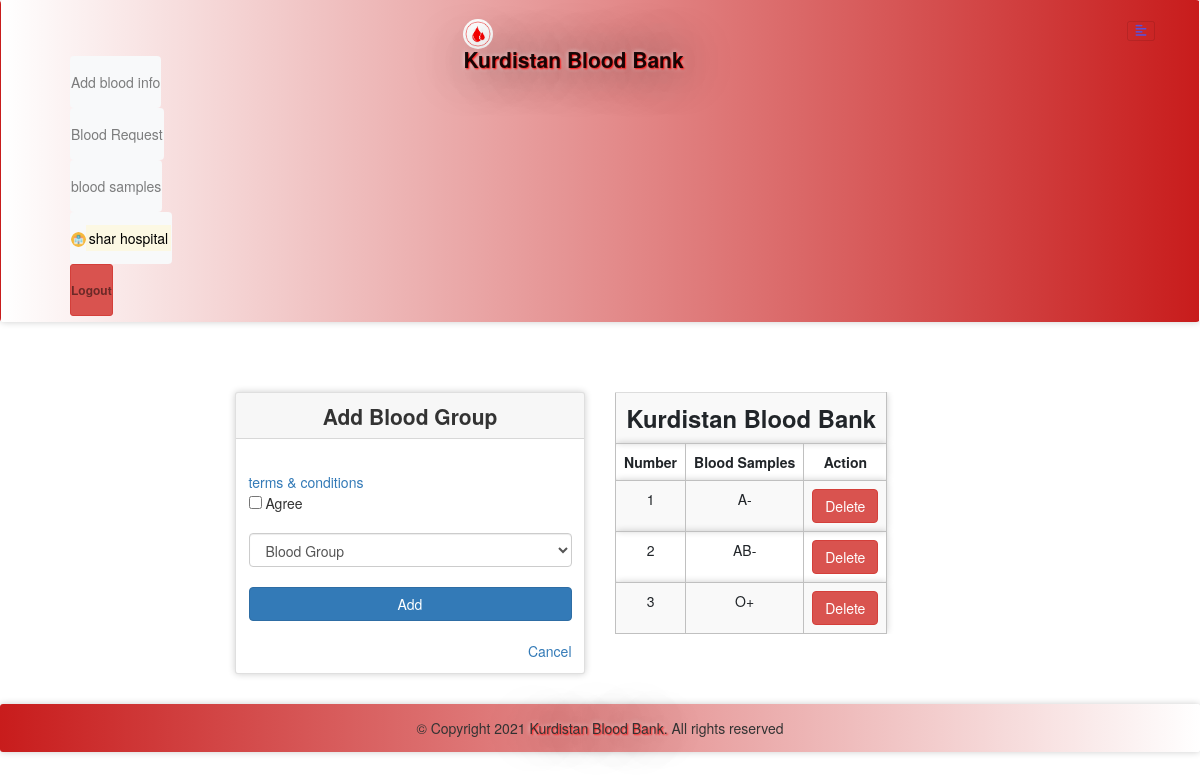
The app's page /bloodinfo.php (signed in) with its own data.
### tables this page shows
CREATE TABLE `bloodinfo` (
  `bid` int(11) NOT NULL,
  `hid` int(11) NOT NULL,
  `bg` varchar(10) NOT NULL
);

### message.php (called while the page is built, shortened)
<?php $counter=0; if(isset($_GET['msg'])) { ?>
	<div class="col-5 alert alert alert-success alert-dismissible fade show card" id="message">
		<button type="button" class="close" data-dismiss="alert" title="close">&times;</button><?php echo $_GET['msg'];?>
	</div>
<?php }?>

### bloodinfo.php (the view, shortened to what this page needs)
<?php
  require 'file/connection.php';
  if(!isset($_SESSION['hid']))
  {
  header('location:login.php');
  }
  else {
?>
<!DOCTYPE html>
<html>
<?php require 'head.php'; ?>
<body>
  <?php require 'header.php'; ?>
    <div class="container cont">
      <?php require 'message.php'; ?>
      <div class="row justify-content-center">
         <div class="col-lg-4 col-md-5 col-sm-6 col-xs-7 mb-5">
          <div class="card">
            <div class="card-header title">Add blood group</div>
        <div class="card-body">
        <form action="file/infoAdd.php" method="post">
          <a data-toggle="collapse" href="#collapseExample" role="button" aria-expanded="false" aria-controls="collapseExample" title="click to see">terms & conditions</a><br>
          <input type="checkbox" name="condition" value="agree" required> Agree<br><br>
          <select class="form-control" name="bg" required="">
                <option disabled selected>Blood Group</option>
          </select><br>
          <input type="submit" name="add" value="Add" class="btn btn-primary btn-block"><br>
          <a href="index.php" class="float-right" title="click here">Cancel</a>
        </form>
         </div>
       </div>
     </div>
<?php   if(isset($_SESSION['hid'])){
    $hid=$_SESSION['hid'];
    $sql = "select * from bloodinfo where hid='$hid'";
    $result = mysqli_query($conn, $sql);
  }
  ?>
    <div class="col-lg-4 col-md-5 col-sm-6 col-xs-7 mb-5">
          <table class="table table-striped table-responsive">
            <th colspan="4" class="title">Kurdistan Blood Bank</th>
            <tr>
              <th>Number</th>
              <th>Blood Samples</th>
              <th>Action</th>
            </tr>
            <?php while($row = mysqli_fetch_array($result)) { ?>
            <tr>
              <td><?php echo ++$counter; ?></td>
              <td><?php echo $row['bg'];?></td>
              <td><a href="file/delete.php?bid=<?php echo $row['bid'];?>" class="btn btn-danger">Delete</a></td>
            </tr>
            <?php } ?>
          </table>
      </div>
   </div>
</div>
<?php require 'footer.php' ?>
</body>
<?php } ?>

### css/style.css (style rules this page uses)
.cont { padding-top: 40px; text-align: justify; font-size: 1em; }
.card ,nav, .footer,tr,video { border-radius: 3px; transition: all 200ms ease-out; box-shadow: 0px 0px 7px rgba(0, 0, 0, 0.2); }
tr,th,td { border:0.1px solid silver; text-align: center; }
.title { font-weight: bold; font-size: 1.7em; text-transform: capitalize; text-align: center; }
.card-header { font-weight: bolder; font-size: 1.5em; }
form { padding-top: 20px; }
a:link { text-decoration: none; }

### records on screen
bloodinfo: bg "A-"
bloodinfo: bg "AB-"
bloodinfo: bg "O+"

### other values on screen
$_SESSION['hname'] "shar hospital"
